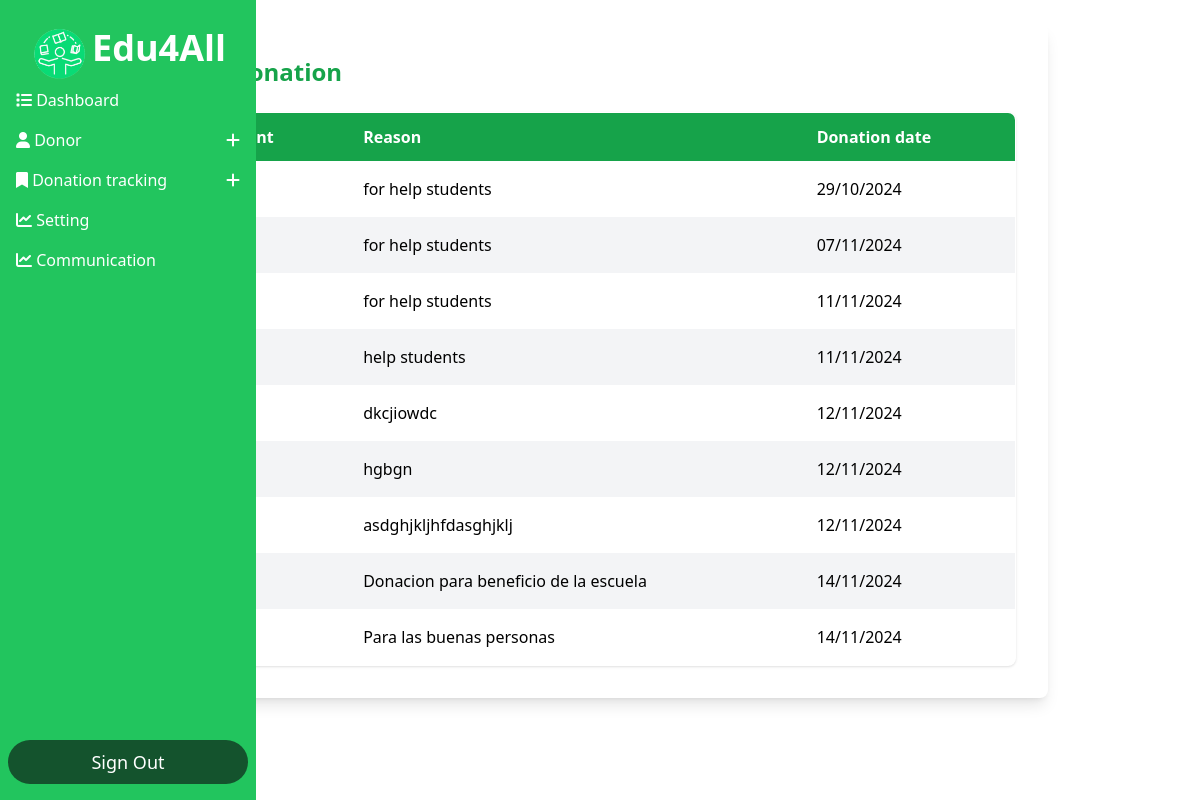
The app's page /Dashboard_Donacion/dashboard.php?action=tracking (signed in) with its own data.
### tables this page shows
CREATE TABLE `donaciones` (
  `id` int(11) NOT NULL,
  `monto` int(4) DEFAULT NULL,
  `motivo` varchar(255) DEFAULT NULL,
  `fecha_don` varchar(100) DEFAULT NULL,
  `fk_usuario` int(11) DEFAULT NULL
);

### Conexion/conexion.php (called while the page is built, shortened)
<?php
	class Conexion
	{
		private $host='localhost';
		private $usuario='root';
		private $password = '';
		private $base='escuela';
		public $sentencia;
		private $conexion;
		private function abrir_conexion(){
			$this->conexion = new mysqli($this->host,$this->usuario,$this->password,$this->base);
		}
		public function obtener_sentencia(){
			$result = $this->conexion->query($this->sentencia);
			return $result;
		}
	}
?>

### Conexion/contacto.php (called while the page is built, shortened)
<?php
    include ("conexion.php");
    class Contacto extends Conexion {
        public function obtenerPorDonaciones() {
            $this->sentencia = "SELECT * FROM donaciones WHERE fk_usuario = '".$_SESSION['id']."'";
            return $this->obtener_sentencia();
        }
    }
?>

### Dashboard_Donacion/Donation tracking.php (the view)
<?php
require_once("../Conexion/contacto.php");
$obj= new Contacto();
$resultado =$obj->obtenerPorDonaciones();
?>
<div class="max-w-4xl mx-auto bg-white p-8 rounded-lg shadow-lg">
    <h1 class="text-2xl font-bold mb-6 text-green-600">List donation</h1>
    <table class="min-w-full table-auto border-collapse border border-gray-300 rounded-lg overflow-hidden shadow">
        <thead>
            <tr class="bg-green-600 text-white">
                <th class="px-6 py-3 text-left">Amount</th>
                <th class="px-6 py-3 text-left">Reason</th>
                <th class="px-6 py-3 text-left">Donation date</th>
            </tr>
        </thead>
        <tbody>
            <?php while ($registro = $resultado->fetch_assoc()): ?>
                <tr class="even:bg-gray-100 hover:bg-gray-200">
                    <td class="px-6 py-4"><?php echo htmlspecialchars($registro["monto"]); ?></td>
                    <td class="px-6 py-4"><?php echo htmlspecialchars($registro["motivo"]); ?></td>
                    <td class="px-6 py-4"><?php echo htmlspecialchars($registro["fecha_don"]); ?></td>
                </tr>
            <?php endwhile; ?>
        </tbody>
    </table>
</div>

### records on screen
donaciones: motivo "for help students", fecha_don "29/10/2024"
donaciones: motivo "for help students", fecha_don "07/11/2024"
donaciones: motivo "for help students", fecha_don "11/11/2024"
donaciones: motivo "help students", fecha_don "11/11/2024"
donaciones: motivo "dkcjiowdc", fecha_don "12/11/2024"
donaciones: motivo "hgbgn", fecha_don "12/11/2024"
donaciones: motivo "asdghjkljhfdasghjklj", fecha_don "12/11/2024"
donaciones: motivo "Donacion para beneficio de la escuela", fecha_don "14/11/2024"
donaciones: motivo "Para las buenas personas", fecha_don "14/11/2024"
